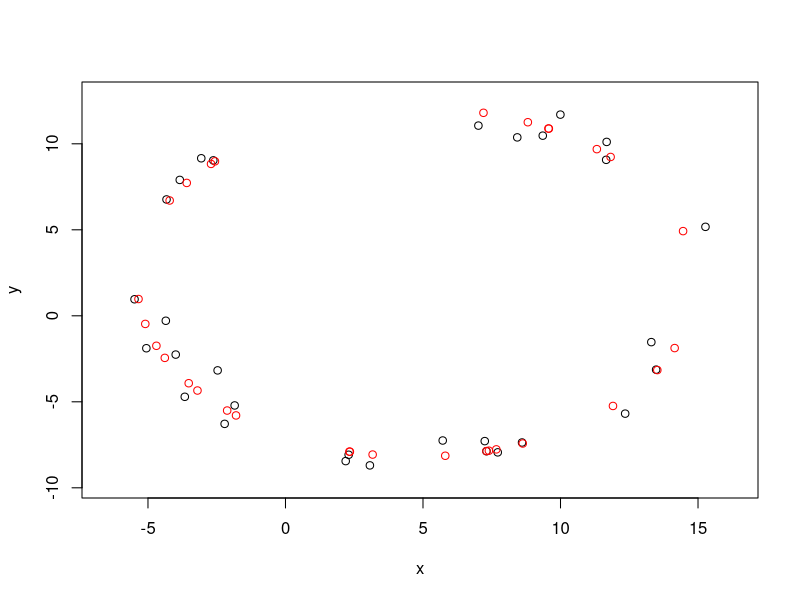
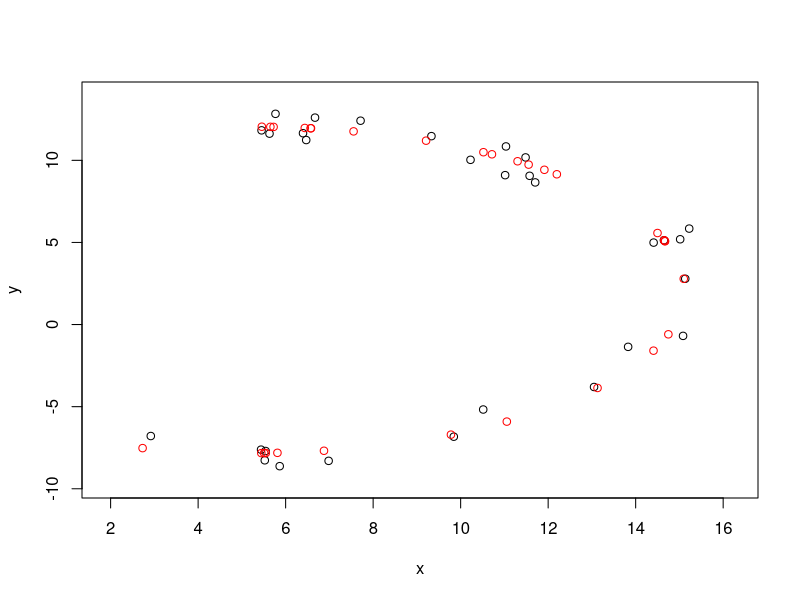
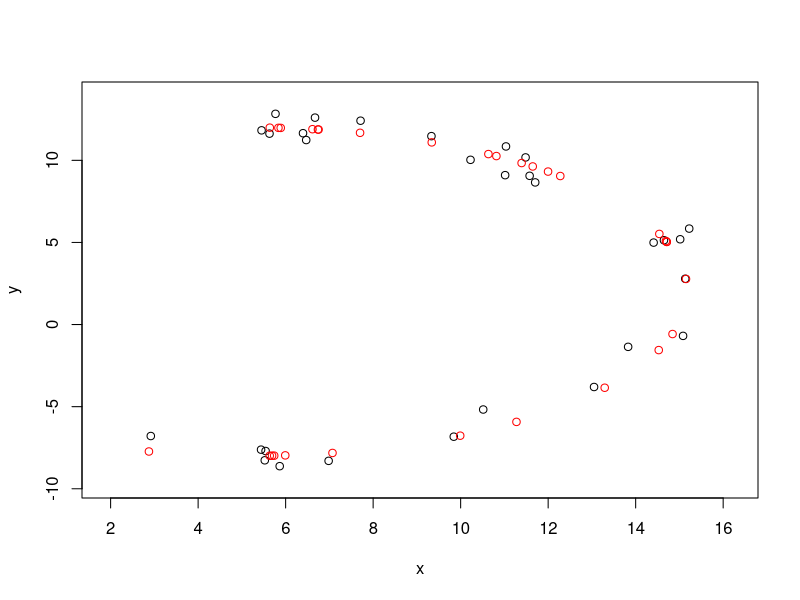

Recreate these plots in R, in order.


### Regression on a Circle

# Note: currently only 2D;
lm.circle = function(x, y) {
	xm = mean(x); ym = mean(y);
	dx = x - xm; dy = y - ym;
	#
	divx = 2*(sum(x*dx)* sum(dy*y) - sum(x*dy) * sum(dx*y));
	x0 = (sum(x^2*dx + dx*y^2) * sum(dy*y) - sum(x^2*dy + dy*y^2) * sum(dx*y)) / divx;
	#
	divy = 2*(sum(dx*y)* sum(dy*x) - sum(dy*y) * sum(dx*x));
	y0 = (sum(x^2*dx + dx*y^2) * sum(dy*x) - sum(x^2*dy + dy*y^2) * sum(dx*x)) / divy;
	# Radius:
	r = sum((x-x0)^2, (y-y0)^2);
	r = sqrt(r/n);
	#
	fit = list(C = c(x0, y0), R = r);
	return(fit);
}


### Examples:

### Ex 1:
n = 30;
r = 10;
x0 = 5; y0 = 2;
# Random data:
phi = (2*pi)*runif(n);
dri =  runif(n, -1,1) / 10 * r;
x = x0 + (r+dri) * sin(phi);
y = y0 + (r+dri) * cos(phi);

# Fit
fit = lm.circle(x, y);
Cxy = fit$C;
phi.fit = atan2(x - Cxy[1], y - Cxy[2]);

# Plot:
plot(x, y, xlim = range(x) + c(-1,1), ylim=range(y) + c(-1,1) )
points(fit$R * sin(phi.fit) + Cxy[1], fit$R * cos(phi.fit) + Cxy[2], col = "red")


#########
### Ex 2:
n = 30;
r = 10;
x0 = 5; y0 = 2;
# Random data:
phi = (2*pi)*runif(n, 0, 3/5);
dri =  runif(n, -1,1) / 10 * r;
x = x0 + (r+dri) * sin(phi);
y = y0 + (r+dri) * cos(phi);

# Fit
fit = lm.circle(x, y);
Cxy = fit$C;
phi.fit = atan2(x - Cxy[1], y - Cxy[2]);

# Plot:
plot(x, y, xlim = range(x) + c(-1,1), ylim=range(y) + c(-1,1) )
points(fit$R * sin(phi.fit) + Cxy[1], fit$R * cos(phi.fit) + Cxy[2], col = "red")

### Derivation:

### Circular Regression

#
xm = mean(x); ym = mean(y);
dx = x - xm; dy = y - ym;

# Eq 1:
sum((x-x0)^2 + (y-y0)^2 - r^2) # = 0
r^2 - sum((x-x0)^2 + (y-y0)^2) / n # = 0

# Eq 2 & 3:
sum(((x-x0)^2 + (y-y0)^2 - r^2) * (x-x0)) # = 0
sum(((x-x0)^2 + (y-y0)^2 - r^2) * (y-y0)) # = 0

# Substituting Eq 1 in Eqs 2&3:
sum(((x-x0)^2 + (y-y0)^2 - r^2) * x) # = 0
sum(((x-x0)^2 + (y-y0)^2 - r^2) * y) # = 0
# =>
sum((x-x0)^2*x + (y-y0)^2*x - xm*(x-x0)^2 - xm*(y-y0)^2) # = 0
sum((x-x0)^2*y + (y-y0)^2*y - ym*(x-x0)^2 - ym*(y-y0)^2) # = 0

# =>
sum(x^2*(x-xm) - 2*x*(x-xm)*x0 + (x-xm)*x0^2 + (x-xm)*y^2 - 2*(x-xm)*y*y0 + (x-xm)*y0^2) # = 0
sum(x^2*(y-ym) - 2*x*(y-ym)*x0 + (y-ym)*x0^2 + (y-ym)*y^2 - 2*(y-ym)*y*y0 + (y-ym)*y0^2) # = 0

# =>
sum(x^2*dx + dx*y^2 - 2*x*dx*x0 - 2*dx*y*y0) # = 0
sum(x^2*dy + dy*y^2 - 2*x*dy*x0 - 2*dy*y*y0) # = 0
# =>
sum(x^2*dx + dx*y^2 - 2*x*dx*x0) * sum(dy*y) - sum(x^2*dy + dy*y^2 - 2*x*dy*x0) * sum(dx*y) # = 0
#
divx = 2*(sum(x*dx)* sum(dy*y) - sum(x*dy) * sum(dx*y));
(sum(x^2*dx + dx*y^2) * sum(dy*y) - sum(x^2*dy + dy*y^2) * sum(dx*y)) / divx;
x0;
#
divy = 2*(sum(dx*y)* sum(dy*x) - sum(dy*y) * sum(dx*x));
(sum(x^2*dx + dx*y^2) * sum(dy*x) - sum(x^2*dy + dy*y^2) * sum(dx*x)) / divy;
y0;

# Check/Plot:
xx = (sum(x^2*dx + dx*y^2) * sum(dy*y) - sum(x^2*dy + dy*y^2) * sum(dx*y)) / divx;
yy = (sum(x^2*dx + dx*y^2) * sum(dy*x) - sum(x^2*dy + dy*y^2) * sum(dx*x)) / divy;
plot(x, y, xlim = range(x) + c(-1,1), ylim=range(y) + c(-1,1) )
points(r*sin(phi) + xx, r*cos(phi) +y0, col = "red")
